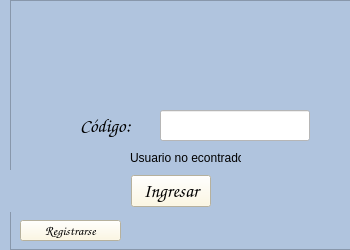
<?xml version="1.0" encoding="UTF-8"?>
<ui version="4.0">
 <class>MainWindow</class>
 <widget class="QMainWindow" name="MainWindow">
  <property name="geometry">
   <rect>
    <x>0</x>
    <y>0</y>
    <width>350</width>
    <height>250</height>
   </rect>
  </property>
  <property name="windowTitle">
   <string>MainWindow</string>
  </property>
  <property name="styleSheet">
   <string notr="true">background-color: rgb(176,196,222);</string>
  </property>
  <widget class="QWidget" name="centralwidget">
   <widget class="QFrame" name="frame">
    <property name="geometry">
     <rect>
      <x>10</x>
      <y>0</y>
      <width>341</width>
      <height>250</height>
     </rect>
    </property>
    <property name="frameShape">
     <enum>QFrame::StyledPanel</enum>
    </property>
    <property name="frameShadow">
     <enum>QFrame::Raised</enum>
    </property>
    <widget class="QLabel" name="label_2">
     <property name="geometry">
      <rect>
       <x>100</x>
       <y>10</y>
       <width>125</width>
       <height>100</height>
      </rect>
     </property>
     <property name="styleSheet">
      <string notr="true">border-image: url(:/ini1/1.png);</string>
     </property>
     <property name="text">
      <string>&lt;html&gt;&lt;head/&gt;&lt;body&gt;&lt;p&gt;&lt;img src=&quot;:/ini1/1.png&quot;/&gt;&lt;/p&gt;&lt;/body&gt;&lt;/html&gt;</string>
     </property>
    </widget>
    <widget class="QLabel" name="label">
     <property name="geometry">
      <rect>
       <x>70</x>
       <y>110</y>
       <width>71</width>
       <height>31</height>
      </rect>
     </property>
     <property name="font">
      <font>
       <family>Comic Sans MS</family>
       <pointsize>14</pointsize>
       <weight>50</weight>
       <bold>false</bold>
      </font>
     </property>
     <property name="styleSheet">
      <string notr="true">
color: rgb(0, 0, 0);</string>
     </property>
     <property name="text">
      <string>Código:</string>
     </property>
    </widget>
    <widget class="QPushButton" name="registrarse">
     <property name="geometry">
      <rect>
       <x>10</x>
       <y>220</y>
       <width>101</width>
       <height>21</height>
      </rect>
     </property>
     <property name="font">
      <font>
       <family>Comic Sans MS</family>
       <pointsize>10</pointsize>
       <weight>50</weight>
       <bold>false</bold>
      </font>
     </property>
     <property name="styleSheet">
      <string notr="true">background-color:rgb(255, 248, 220)</string>
     </property>
     <property name="text">
      <string>Registrarse</string>
     </property>
    </widget>
    <widget class="QWidget" name="layoutWidget">
     <property name="geometry">
      <rect>
       <x>0</x>
       <y>170</y>
       <width>321</width>
       <height>42</height>
      </rect>
     </property>
     <layout class="QHBoxLayout" name="horizontalLayout">
      <item>
       <spacer name="horizontalSpacer">
        <property name="orientation">
         <enum>Qt::Horizontal</enum>
        </property>
        <property name="sizeHint" stdset="0">
         <size>
          <width>40</width>
          <height>20</height>
         </size>
        </property>
       </spacer>
      </item>
      <item>
       <widget class="QPushButton" name="ingresar">
        <property name="font">
         <font>
          <family>Comic Sans MS</family>
          <pointsize>14</pointsize>
          <weight>50</weight>
          <bold>false</bold>
         </font>
        </property>
        <property name="styleSheet">
         <string notr="true">background-color:rgb(255, 248, 220)</string>
        </property>
        <property name="text">
         <string>Ingresar</string>
        </property>
       </widget>
      </item>
      <item>
       <spacer name="horizontalSpacer_2">
        <property name="orientation">
         <enum>Qt::Horizontal</enum>
        </property>
        <property name="sizeHint" stdset="0">
         <size>
          <width>40</width>
          <height>20</height>
         </size>
        </property>
       </spacer>
      </item>
     </layout>
    </widget>
    <widget class="QLineEdit" name="codigo">
     <property name="geometry">
      <rect>
       <x>150</x>
       <y>110</y>
       <width>150</width>
       <height>31</height>
      </rect>
     </property>
     <property name="font">
      <font>
       <family>Comic Sans MS</family>
       <pointsize>14</pointsize>
      </font>
     </property>
     <property name="styleSheet">
      <string notr="true">background-color: rgb(255, 255, 255);</string>
     </property>
    </widget>
    <widget class="QLabel" name="err_us">
     <property name="geometry">
      <rect>
       <x>120</x>
       <y>150</y>
       <width>111</width>
       <height>16</height>
      </rect>
     </property>
     <property name="text">
      <string>Usuario no econtrado</string>
     </property>
    </widget>
   </widget>
  </widget>
 </widget>
 <resources>
  <include location="cosas/ima3.qrc"/>
  <include location="cosas/ima1.qrc"/>
 </resources>
 <connections/>
</ui>
